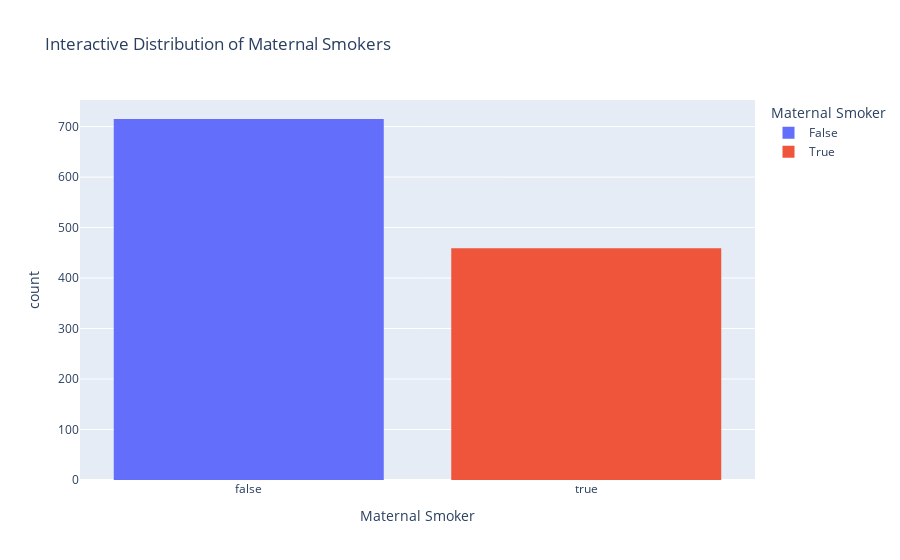

Notebook code for this chart:
### Code cell
# Plot using Plotly
fig = px.histogram(baby, x="Maternal Smoker", color="Maternal Smoker", title="Interactive Distribution of Maternal Smokers")
fig.show()

### Figure 1 — Plotly figure (JSON) as saved in the notebook; plotly's stock layout.template omitted (floating-point values rounded to 4 significant figures; data arrays with more than 128 entries replaced by an {"elided": "..."} marker saying what was removed)
{"data": [{"alignmentgroup": "True", "bingroup": "x", "hovertemplate": "Maternal Smoker=%{x}<br>count=%{y}<extra></extra>", "legendgroup": "False", "marker": {"color": "#636efa", "pattern": {"shape": ""}}, "name": "False", "offsetgroup": "False", "orientation": "v", "showlegend": true, "type": "histogram", "x": {"elided": "715 bool values"}, "xaxis": "x", "yaxis": "y"}, {"alignmentgroup": "True", "bingroup": "x", "hovertemplate": "Maternal Smoker=%{x}<br>count=%{y}<extra></extra>", "legendgroup": "True", "marker": {"color": "#EF553B", "pattern": {"shape": ""}}, "name": "True", "offsetgroup": "True", "orientation": "v", "showlegend": true, "type": "histogram", "x": {"elided": "459 bool values"}, "xaxis": "x", "yaxis": "y"}], "layout": {"barmode": "relative", "legend": {"title": {"text": "Maternal Smoker"}, "tracegroupgap": 0}, "title": {"text": "Interactive Distribution of Maternal Smokers"}, "xaxis": {"anchor": "y", "categoryarray": [false, true], "categoryorder": "array", "domain": [0, 1], "title": {"text": "Maternal Smoker"}}, "yaxis": {"anchor": "x", "domain": [0, 1], "title": {"text": "count"}}}}
